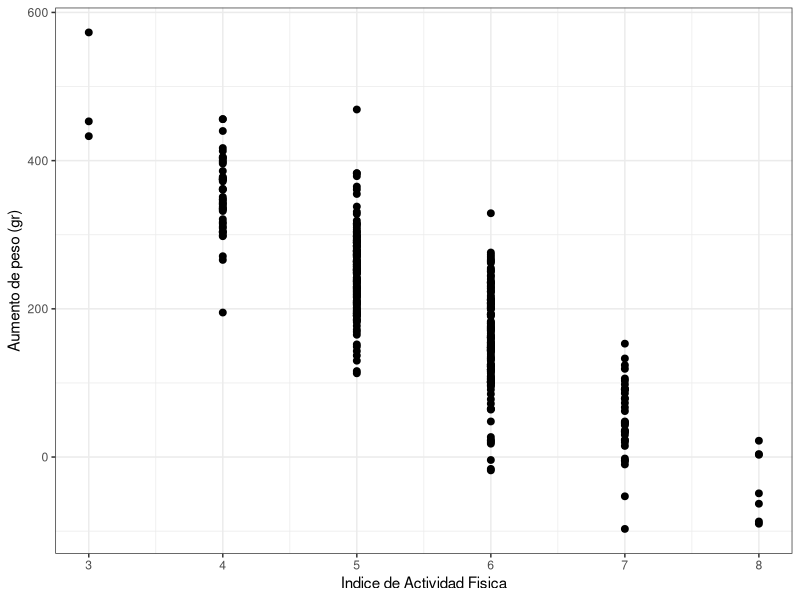
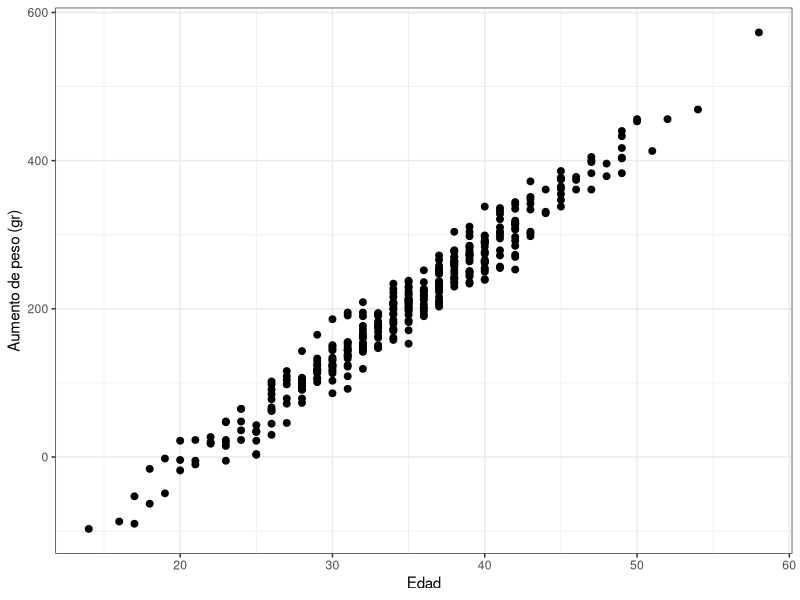
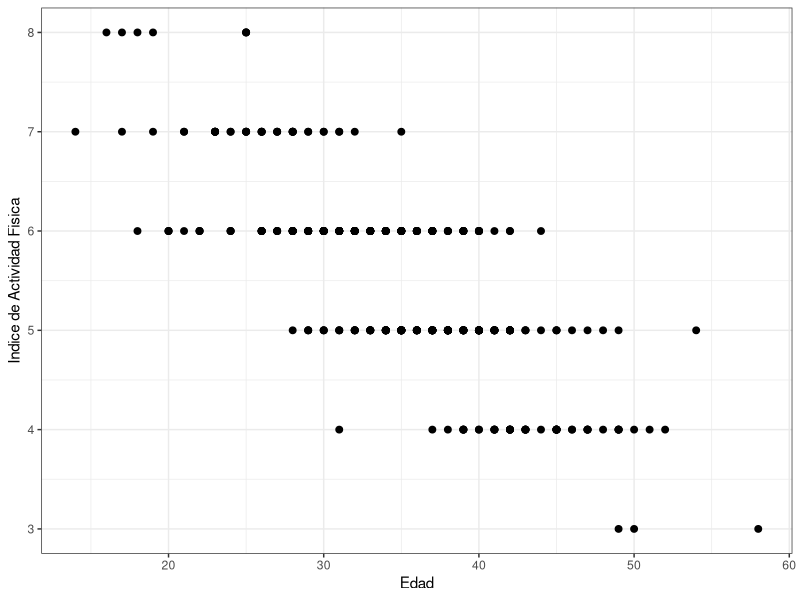

Reproduce these figures in R, in order.
# ejemplo del aumento de peso segun edad y nivel de actividad fisica

library(readxl)
datos <- read_excel("betas_parciales.xlsx")
str(datos)
summary(datos)

# las variables son:
#  wt_gain_gr: el aumento de peso el ultimo anio (en gramos)
#  age: edad (en anios enteros)
#  AF_index: nivel de actividad fisica (valor entre 0 y 10, 0 sedentario, 10 muy activo)


# queremos indagar sobre la relacion entre el aumento de peso y la actividad fisica

library(ggplot2)
ggplot(datos, aes(x = AF_index, y = wt_gain_gr)) +
  geom_point(size=2) + theme_bw() +
  xlab('Indice de Actividad Fisica') +
  ylab('Aumento de peso (gr)')

# Al estimar los coeficientes del modelo
mod1 <- lm(wt_gain_gr ~ AF_index, data = datos)
coef(mod1)

# Es probable que al aumentar la edad, las personas tengan
# cierta 'facilidad' a aumentar de peso.

ggplot(datos, aes(x = age, y = wt_gain_gr)) +
  geom_point(size=2) + theme_bw() +
  xlab('Edad') +
  ylab('Aumento de peso (gr)')

# Ajustemos el analisis segun la edad

mod2 <- update(mod1, .~. + age)
# esto es lo mismo que:
# mod2 <- lm(wt_gain_gr ~ AF_index + age, data = datos)

coef(mod2)

# la explicacion radica en:
with(datos, cor(age, AF_index))
ggplot(datos, aes(x = age, y = AF_index)) +
  geom_point(size=2) + theme_bw() +
  xlab('Edad') +
  ylab('Indice de Actividad Fisica')